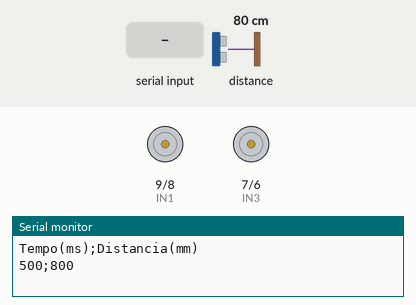
The sketch below on a simulated Arduino Uno, built with avr-gcc and run on an emulated ATmega328P. On the bench: motor-driver pin pairs drawn as motors (green arrow = first pin HIGH = forward, orange = second pin HIGH = backward, longer = more drive, scaled by the enable pin), the last lines printed to the serial monitor. Inputs (shaded band) come from the test bench; at power-on: distance to the obstacle 80 cm.

Above: at 1.2 s.
1.3 s: "F" received over Serial
At 2.6 s:
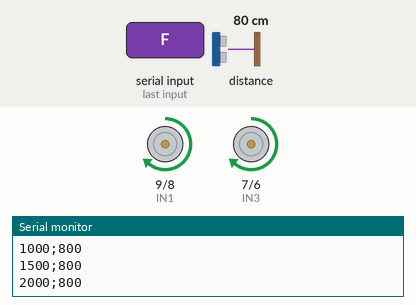
2.9 s: "B" received over Serial
At 3.7 s:
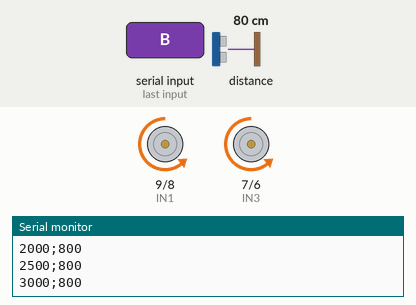
4.4 s: "R" received over Serial
At 4.9 s:
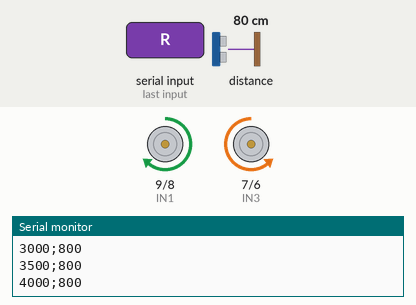
5.9 s: "L" received over Serial
At 7.3 s:
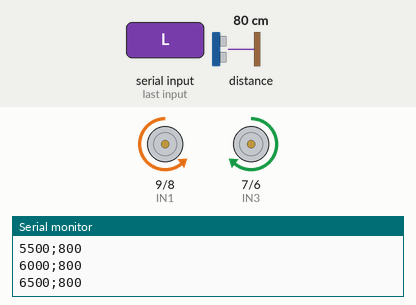
Timing chart, 0 to 8.9 s (numbered marks = the images above; inputs shaded):
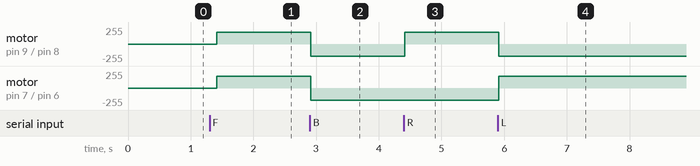

Measured:
- after the input at 1.3 s, motor on pin 9 (IN1) / pin 8 (IN2), motor on pin 7 (IN3) / pin 6 (IN4): stopped → forward 180/255 after 0.12 s
- after the input at 2.9 s, motor on pin 9 (IN1) / pin 8 (IN2), motor on pin 7 (IN3) / pin 6 (IN4): forward 180/255 → backward 180/255 at once
- after the input at 4.4 s, motor on pin 9 (IN1) / pin 8 (IN2): backward 180/255 → forward 180/255 at once
- after the input at 5.9 s, motor on pin 9 (IN1) / pin 8 (IN2): forward 180/255 → backward 180/255 at once; motor on pin 7 (IN3) / pin 6 (IN4): backward 180/255 → forward 180/255 at once

The sketch:

main.ino
```cpp
#include <Wire.h>
#include <Adafruit_VL53L0X.h>

// === Ponte H ===
#define ENA 10
#define IN1 9
#define IN2 8
#define IN3 7
#define IN4 6
#define ENB 5

// === LiDAR ===
Adafruit_VL53L0X lox = Adafruit_VL53L0X();
#define NUM_MEDIDAS 5  // Número de leituras para média móvel

// === Controle ===
int direcao = 5; // Pode manter, mas não vai para o CSV

// === Controle de tempo ===
unsigned long tempoAnterior = 0;
const unsigned long intervalo = 500; // Tempo entre leituras (ms)

void setup() {
  // Ponte H
  pinMode(ENA, OUTPUT);
  pinMode(IN1, OUTPUT);
  pinMode(IN2, OUTPUT);
  pinMode(IN3, OUTPUT);
  pinMode(IN4, OUTPUT);
  pinMode(ENB, OUTPUT);

  // Serial para HC-05 ou USB
  Serial.begin(9600);

  // Inicializa LiDAR
  if (!lox.begin()) {
    Serial.println("VL53L0X não detectado!");
    while (1);
  }

  // Cabeçalho CSV
  Serial.println("Tempo(ms);Distancia(mm)");
}

void loop() {
  // 1. Lê comando Bluetooth
  if (Serial.available()) {
    char comando = Serial.read();
    switch (comando) {
      case 'F': direcao = 1; break;
      case 'B': direcao = 2; break;
      case 'R': direcao = 3; break;
      case 'L': direcao = 4; break;
      case 'S': direcao = 5; break;
    }
  }

  // 2. Mede LiDAR e envia CSV
  unsigned long tempoAtual = millis();
  if (tempoAtual - tempoAnterior >= intervalo) {
    tempoAnterior = tempoAtual;

    int distanciaMedia = obterDistanciaMedia();
    if (distanciaMedia >= 0) {
      Serial.print(tempoAtual);
      Serial.print(";");
      Serial.println(distanciaMedia);
    } else {
      Serial.print(tempoAtual);
      Serial.println(";Leitura_invalida");
    }
  }

  // 3. Executa movimento normal
  controlarMovimento();
}

void controlarMovimento() {
  switch (direcao) {
    case 1: // Frente
      digitalWrite(IN1, HIGH);
      digitalWrite(IN2, LOW);
      digitalWrite(IN3, HIGH);
      digitalWrite(IN4, LOW);
      analogWrite(ENA, 180);
      analogWrite(ENB, 180);
      break;

    case 2: // Trás
      digitalWrite(IN1, LOW);
      digitalWrite(IN2, HIGH);
      digitalWrite(IN3, LOW);
      digitalWrite(IN4, HIGH);
      analogWrite(ENA, 180);
      analogWrite(ENB, 180);
      break;

    case 3: // Direita
      digitalWrite(IN1, HIGH);
      digitalWrite(IN2, LOW);
      digitalWrite(IN3, LOW);
      digitalWrite(IN4, HIGH);
      analogWrite(ENA, 180);
      analogWrite(ENB, 180);
      break;

    case 4: // Esquerda
      digitalWrite(IN1, LOW);
      digitalWrite(IN2, HIGH);
      digitalWrite(IN3, HIGH);
      digitalWrite(IN4, LOW);
      analogWrite(ENA, 180);
      analogWrite(ENB, 180);
      break;

    default: // Parar
      digitalWrite(IN1, LOW);
      digitalWrite(IN2, LOW);
      digitalWrite(IN3, LOW);
      digitalWrite(IN4, LOW);
      analogWrite(ENA, 0);
      analogWrite(ENB, 0);
      break;
  }
}

int obterDistanciaMedia() {
  long soma = 0;
  int leiturasValidas = 0;

  for (int i = 0; i < NUM_MEDIDAS; i++) {
    VL53L0X_RangingMeasurementData_t medida;
    lox.rangingTest(&medida, false);

    if (medida.RangeStatus != 4) {
      soma += medida.RangeMilliMeter;
      leiturasValidas++;
    }
    delay(50);  // intervalo entre leituras para suavizar ruído
  }

  if (leiturasValidas > 0) {
    return soma / leiturasValidas;
  } else {
    return -1; // indica leitura inválida
  }
}
```
